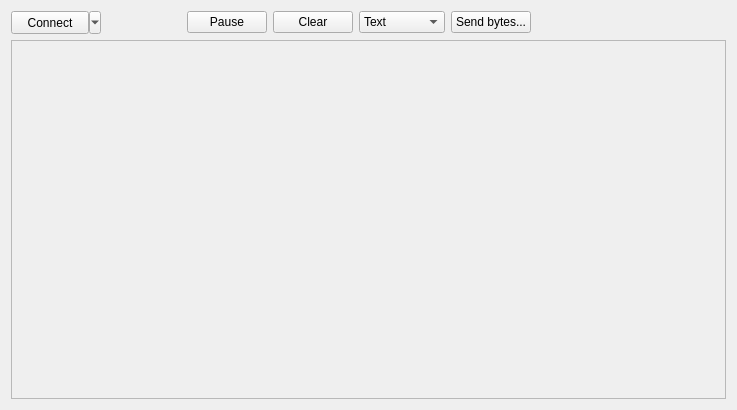
<?xml version="1.0" encoding="UTF-8"?>
<ui version="4.0">
 <class>LorrisTerminal</class>
 <widget class="QWidget" name="LorrisTerminal">
  <property name="geometry">
   <rect>
    <x>0</x>
    <y>0</y>
    <width>737</width>
    <height>410</height>
   </rect>
  </property>
  <property name="contextMenuPolicy">
   <enum>Qt::ActionsContextMenu</enum>
  </property>
  <property name="windowTitle">
   <string>Form</string>
  </property>
  <layout class="QVBoxLayout" name="verticalLayout" stretch="0,1">
   <item>
    <layout class="QGridLayout" name="gridLayout">
     <item row="0" column="0">
      <widget class="QToolButton" name="connectButton2">
       <property name="sizePolicy">
        <sizepolicy hsizetype="Minimum" vsizetype="Fixed">
         <horstretch>0</horstretch>
         <verstretch>0</verstretch>
        </sizepolicy>
       </property>
       <property name="minimumSize">
        <size>
         <width>90</width>
         <height>23</height>
        </size>
       </property>
       <property name="text">
        <string>Connect</string>
       </property>
       <property name="popupMode">
        <enum>QToolButton::MenuButtonPopup</enum>
       </property>
       <property name="toolButtonStyle">
        <enum>Qt::ToolButtonTextOnly</enum>
       </property>
      </widget>
     </item>
     <item row="0" column="4" colspan="2">
      <layout class="QHBoxLayout" name="horizontalLayout">
       <item>
        <widget class="QComboBox" name="fmtBox">
         <property name="sizePolicy">
          <sizepolicy hsizetype="Fixed" vsizetype="Fixed">
           <horstretch>0</horstretch>
           <verstretch>0</verstretch>
          </sizepolicy>
         </property>
         <property name="sizeAdjustPolicy">
          <enum>QComboBox::AdjustToContents</enum>
         </property>
         <item>
          <property name="text">
           <string>Text</string>
          </property>
         </item>
         <item>
          <property name="text">
           <string>Hex dump</string>
          </property>
         </item>
        </widget>
       </item>
      </layout>
     </item>
     <item row="0" column="3">
      <widget class="QPushButton" name="clearButton">
       <property name="sizePolicy">
        <sizepolicy hsizetype="Fixed" vsizetype="Fixed">
         <horstretch>0</horstretch>
         <verstretch>0</verstretch>
        </sizepolicy>
       </property>
       <property name="text">
        <string>Clear</string>
       </property>
      </widget>
     </item>
     <item row="0" column="2">
      <widget class="QPushButton" name="pauseButton">
       <property name="text">
        <string>Pause</string>
       </property>
      </widget>
     </item>
     <item row="0" column="1">
      <spacer name="horizontalSpacer">
       <property name="orientation">
        <enum>Qt::Horizontal</enum>
       </property>
       <property name="sizeType">
        <enum>QSizePolicy::Fixed</enum>
       </property>
       <property name="sizeHint" stdset="0">
        <size>
         <width>80</width>
         <height>20</height>
        </size>
       </property>
      </spacer>
     </item>
     <item row="0" column="6">
      <widget class="QPushButton" name="sendBtn">
       <property name="text">
        <string>Send bytes...</string>
       </property>
      </widget>
     </item>
     <item row="0" column="7">
      <spacer name="horizontalSpacer_2">
       <property name="orientation">
        <enum>Qt::Horizontal</enum>
       </property>
       <property name="sizeHint" stdset="0">
        <size>
         <width>40</width>
         <height>20</height>
        </size>
       </property>
      </spacer>
     </item>
    </layout>
   </item>
   <item>
    <widget class="Terminal" name="terminal">
     <property name="frameShape">
      <enum>QFrame::StyledPanel</enum>
     </property>
     <property name="frameShadow">
      <enum>QFrame::Raised</enum>
     </property>
    </widget>
   </item>
  </layout>
 </widget>
 <customwidgets>
  <customwidget>
   <class>Terminal</class>
   <extends>QFrame</extends>
   <header>../src/ui/terminal.h</header>
   <container>1</container>
  </customwidget>
 </customwidgets>
 <resources/>
 <connections/>
</ui>
